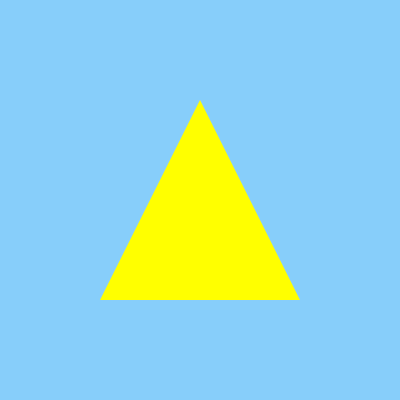
Frame 1 (no input)
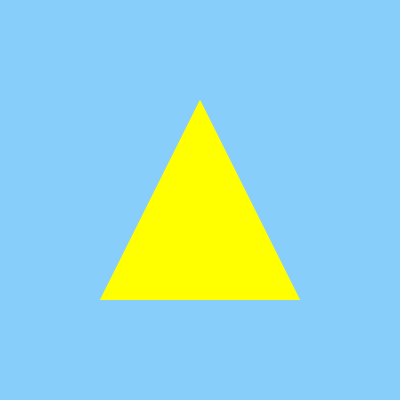
Frame 2 (the mouse pressed at the canvas centre, redrawn once)

The Processing sketch that drew these frames (run headless with seeded random() and noise(); the mouse was pressed at the canvas centre and the sketch redrawn once):

// Processing sketch: image_input
// ── image_input.pde
// Processing code to generate a similar image to the uploaded one

void setup() {
  size(400, 400); // Size of the canvas, can be adjusted to your requirements
  background(135, 206, 250); // RGB color for the sky blue background
}

void draw() {
  // Draw a yellow triangle in the center of the canvas
  fill(255, 255, 0); // RGB color for yellow
  noStroke(); // No border for the triangle
  triangle(width/2, height/4, width/4, 3*height/4, 3*width/4, 3*height/4);
  // The vertices of the triangle are set to be at the center top, bottom left, and bottom right
  
  noLoop(); // Stops draw loop since we do not need to animate anything
  save("triangle.jpg");
}
